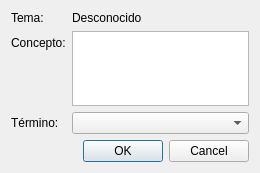
<?xml version="1.0" encoding="UTF-8"?>
<ui version="4.0">
 <class>PreguntaForm</class>
 <widget class="QWidget" name="PreguntaForm">
  <property name="geometry">
   <rect>
    <x>0</x>
    <y>0</y>
    <width>260</width>
    <height>173</height>
   </rect>
  </property>
  <property name="windowTitle">
   <string>Form</string>
  </property>
  <layout class="QFormLayout" name="formLayout">
   <item row="0" column="0">
    <widget class="QLabel" name="label_3">
     <property name="text">
      <string>Tema:</string>
     </property>
    </widget>
   </item>
   <item row="0" column="1">
    <widget class="QLabel" name="lblTema">
     <property name="text">
      <string>Desconocido</string>
     </property>
    </widget>
   </item>
   <item row="1" column="0">
    <widget class="QLabel" name="label">
     <property name="text">
      <string>Concepto:</string>
     </property>
    </widget>
   </item>
   <item row="1" column="1">
    <widget class="QTextEdit" name="txtConcepto">
     <property name="readOnly">
      <bool>true</bool>
     </property>
    </widget>
   </item>
   <item row="2" column="0">
    <widget class="QLabel" name="label_2">
     <property name="text">
      <string>Término:</string>
     </property>
    </widget>
   </item>
   <item row="2" column="1">
    <widget class="QComboBox" name="cmbTerminos"/>
   </item>
   <item row="3" column="1">
    <widget class="QDialogButtonBox" name="buttonBox">
     <property name="standardButtons">
      <set>QDialogButtonBox::Cancel|QDialogButtonBox::Ok</set>
     </property>
    </widget>
   </item>
  </layout>
 </widget>
 <resources/>
 <connections/>
</ui>
